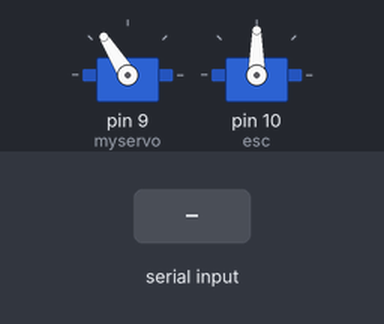
Bench run of a sketch on a simulated Arduino Uno, built with avr-gcc and run on an emulated ATmega328P. Shown: 2 × servo. The inputs (shaded band) are chosen by the test bench.

Above: at 1.2 s.
1.3 s: "n90\n" received over the second serial link
At 1.8 s:
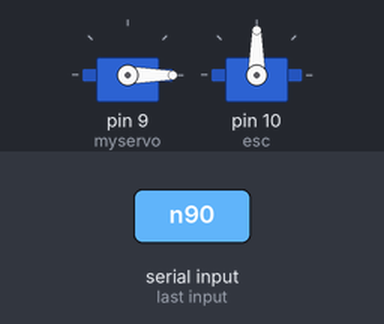
2.8 s: "n,45\n" received over the second serial link
At 4.0 s:
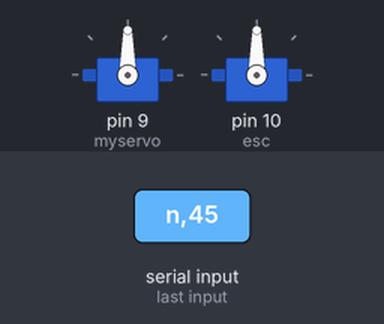
4.3 s: "r90\n" received over the second serial link
At 5.3 s:
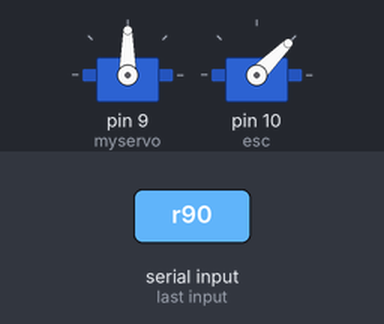
5.8 s: "r,45\n" received over the second serial link
At 6.4 s:
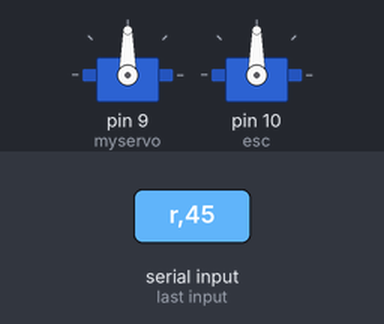
7.3 s: "n" received over the second serial link
At 7.6 s:
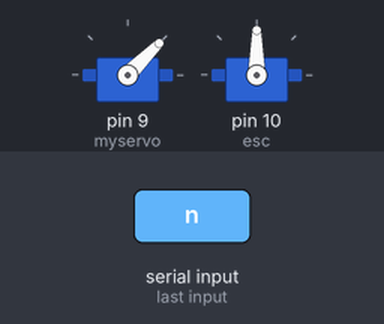
8.8 s: "r" received over the second serial link
At 9.9 s:
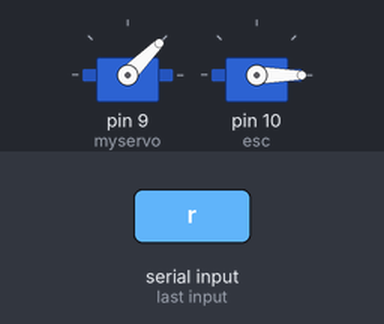
Timing chart, 0 to 11.3 s (numbered marks = the images above; inputs shaded):
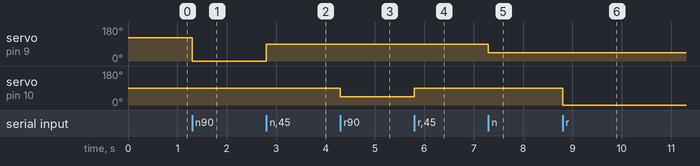

Measured:
- after the input at 1.3 s, servo on pin 9 (myservo): 122° → 0° at once
- after the input at 2.8 s, servo on pin 9 (myservo): 0° → 90° at once
- after the input at 4.3 s, servo on pin 10 (esc): 90° → 45° at once
- after the input at 5.8 s, servo on pin 10 (esc): 45° → 90° at once
- after the input at 7.3 s, servo on pin 9 (myservo): 90° → 45° at once
- after the input at 8.8 s, servo on pin 10 (esc): 90° → 0° at once

The sketch:

CarrinhoRCBluetooth.ino
```cpp
#include <PWMServo.h>
#include <Arduino.h>
#include <SoftwareSerial.h>

PWMServo myservo,esc;

SoftwareSerial mySerial(5,6);

String inString = "";

void setup() {
  myservo.attach(9);
  esc.attach(10);
  mySerial.begin(38400);
  myservo.write(122);
}

void loop() {
  if (mySerial.available() > 0) {
    int inChar = mySerial.read();
    if (isDigit(inChar)) {
      inString += (char)inChar;
    }
    if (inChar == 'n'){
      int n = inString.toInt();
      if (n <= 180){
        myservo.write(n);
      }
      inString = "";
    }
    if (inChar == 'r') {
      int x = inString.toInt();
      if (x <= 170){
        esc.write(x);
      }
      inString = "";
    }
  }
}
```
